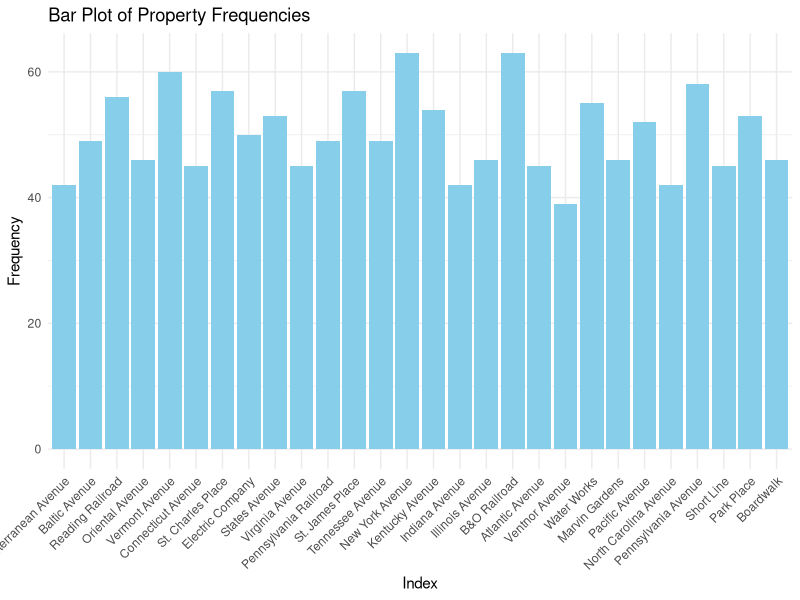
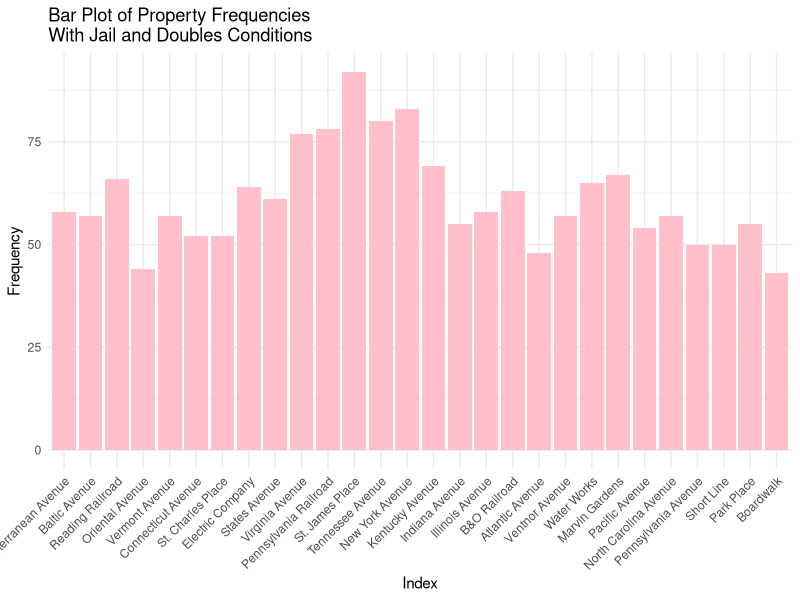
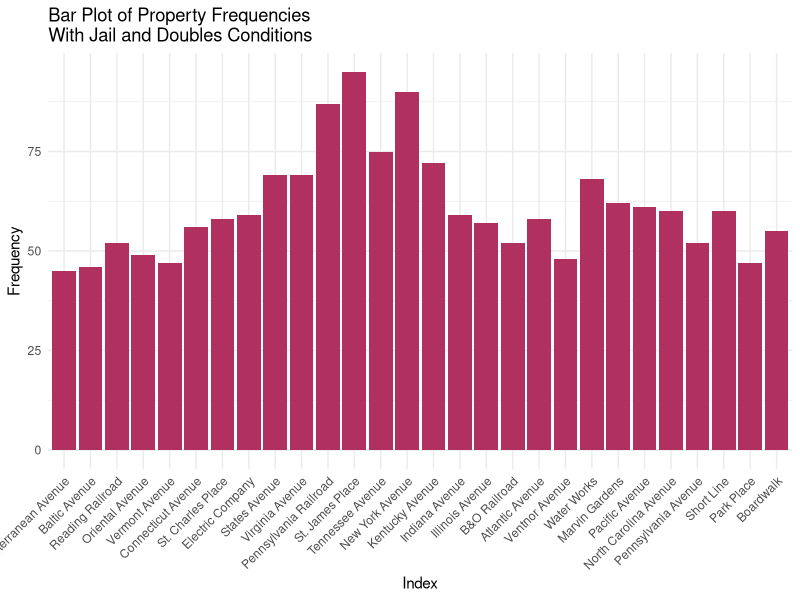

Write R code to recreate these figures, in order.
## ---- chunk 1
knitr::opts_chunk$set(echo = TRUE)
## ---- chunk 2
# Word docx in repository
## ---- chunk 3
dice_1 <- function() {
  sample(1:6, 1)
}

dice_2 <- function() {
  sample(1:6, 1)
}

property_sum_10games <- c(0, 0, 0, 0, 0, 0, 0, 0, 0, 0, 0, 0, 0, 0, 0, 0, 0, 0, 0, 0, 0, 0, 0, 0, 0, 0, 0, 0)

for (game in 1:10) {
  game_board <- c(0, 0, 0, 0, 0, 0, 0, 0, 0, 0, 0, 0, 0, 0, 0, 0, 0, 0, 0, 0, 0, 0, 0, 0, 0, 0, 0, 0, 0, 0, 0, 0, 0, 0, 0, 0, 0, 0, 0, 0)

  players <- list(
    player1 <- 0,
    player2 <- 0,
    player3 <- 0,
    player4 <- 0
  )

  for (i in 1:50) {
    for (j in 1:4) {
      dice_total <- dice_1() + dice_2()
      players[[j]] <- (players[[j]] + dice_total) %% 41
      game_board[players[[j]]] <- game_board[players[[j]]] + 1
    }
  }

  properties <- game_board[c(2, 4, 6, 7, 9, 10, 12, 13, 14, 15, 16, 17, 19, 20, 22, 24, 25, 26, 27, 28, 29, 30, 32, 33, 35, 36, 38, 40)]
  
  property_sum_10games <- property_sum_10games + properties
}  

names(property_sum_10games) <- c("Mediterranean Avenue", "Baltic Avenue", "Reading Railroad", "Oriental Avenue", "Vermont Avenue", "Connecticut Avenue", "St. Charles Place", "Electric Company", "States Avenue", "Virginia Avenue", "Pennsylvania Railroad", "St. James Place", "Tennessee Avenue", "New York Avenue", "Kentucky Avenue", "Indiana Avenue", "Illinois Avenue", "B&O Railroad", "Atlantic Avenue", "Ventnor Avenue", "Water Works", "Marvin Gardens", "Pacific Avenue", "North Carolina Avenue", "Pennsylvania Avenue", "Short Line", "Park Place", "Boardwalk")

library(ggplot2)

prop_freq1 <- data.frame(
  property = factor(names(property_sum_10games), levels = names(property_sum_10games)),
  frequency = property_sum_10games
)

ggplot(prop_freq1, aes(x = property, y = frequency)) +
  geom_bar(stat = "identity", fill = "skyblue") +
  labs(x = "Index", y = "Frequency", title = "Bar Plot of Property Frequencies") +
  theme_minimal() +
  theme(axis.text.x = element_text(angle = 45, hjust = 1))
## ---- chunk 4
property_sum_10games_jail <- c(0, 0, 0, 0, 0, 0, 0, 0, 0, 0, 0, 0, 0, 0, 0, 0, 0, 0, 0, 0, 0, 0, 0, 0, 0, 0, 0, 0)

for (game in 1:10) {
  game_board <- c(0, 0, 0, 0, 0, 0, 0, 0, 0, 0, 0, 0, 0, 0, 0, 0, 0, 0, 0, 0, 0, 0, 0, 0, 0, 0, 0, 0, 0, 0, 0, 0, 0, 0, 0, 0, 0, 0, 0, 0)

  players <- list( # Store players as a list of data frames with their information
    player1 <- data.frame(
      location = 0, # Location on the board (integer)
      double_rolls = 0, # Number of times doubles have been rolled consecutively (integer)
      jail = FALSE, # Is the player in jail? (boolean)
      jail_rolls = 0), # Number of times a player has rolled while in jail (integer)
    player2 <- data.frame(
      location = 0,
      double_rolls = 0,
      jail = FALSE,
      jail_rolls = 0),
    player3 <- data.frame(
      location = 0,
      double_rolls = 0,
      jail = FALSE,
      jail_rolls = 0),
    player4 <- data.frame(
      location = 0,
      double_rolls = 0,
      jail = FALSE,
      jail_rolls = 0)
  )

  for (i in 1:50) { # Each player has 50 turns
    for (j in 1:4) { # Players take turns in order
      if (players[[j]]$jail == TRUE) { # If the player is in jail...
        d1 = dice_1()
        d2 = dice_2()
        jail_rolls <- jail_rolls + 1
        
        if (d1 == d2 || players[[j]]$jail_rolls == 3) { # If the player rolls doubles or has been in jail for 3 turns, then they get out
          jail = FALSE
          players[[j]]$jail_rolls <- 0
          dice_total <- dice_1() + dice_2()
          players[[j]]$location <- (players[[j]]$location + dice_total) %% 41
          game_board[players[[j]]$location] <- game_board[players[[j]]$location] + 1
        }
        
      } else { # If the player is not in jail...
        d1 = dice_1()
        d2 = dice_2()
        dice_total <- dice_1() + dice_2()
        players[[j]]$location <- (players[[j]]$location + dice_total) %% 41
        game_board[players[[j]]$location] <- game_board[players[[j]]$location] + 1
        
        if (players[[j]]$location == 31) { # Player landed on "Go to jail"
          players[[j]]$location <- 11
          jail = TRUE
        } else if (d1 == d2) { # Player rolled doubles on their first roll
          players[[j]]$double_rolls = players[[j]]$double_rolls + 1
        }
        
        while (players[[j]]$double_rolls > 0 & players[[j]]$double_rolls < 3) { # Player rolls again if they got doubles
          d1 = dice_1()
          d2 = dice_2()
          dice_total <- dice_1() + dice_2()
          players[[j]]$location <- (players[[j]]$location + dice_total) %% 41
          game_board[players[[j]]$location] <- game_board[players[[j]]$location] + 1
          
          if (d1 == d2) { # Increment the player's number of consecutive doubles rolls
            players[[j]]$double_rolls = players[[j]]$double_rolls + 1
          }
        }
        
        if (players[[j]]$double_rolls == 3) { # If player rolls double 3 times in a row, then they go to jail
          players[[j]]$location <- 11
          jail = TRUE
        }
      }
    }  
  }    

  properties <- game_board[c(2, 4, 6, 7, 9, 10, 12, 13, 14, 15, 16, 17, 19, 20, 22, 24, 25, 26, 27, 28, 29, 30, 32, 33, 35, 36, 38, 40)]
  
  property_sum_10games_jail <- property_sum_10games_jail + properties
}  

names(property_sum_10games_jail) <- c("Mediterranean Avenue", "Baltic Avenue", "Reading Railroad", "Oriental Avenue", "Vermont Avenue", "Connecticut Avenue", "St. Charles Place", "Electric Company", "States Avenue", "Virginia Avenue", "Pennsylvania Railroad", "St. James Place", "Tennessee Avenue", "New York Avenue", "Kentucky Avenue", "Indiana Avenue", "Illinois Avenue", "B&O Railroad", "Atlantic Avenue", "Ventnor Avenue", "Water Works", "Marvin Gardens", "Pacific Avenue", "North Carolina Avenue", "Pennsylvania Avenue", "Short Line", "Park Place", "Boardwalk")

library(ggplot2)

prop_freq2 <- data.frame(
  property = factor(names(property_sum_10games_jail), levels = names(property_sum_10games_jail)),
  frequency = property_sum_10games_jail
)

ggplot(prop_freq2, aes(x = property, y = frequency)) +
  geom_bar(stat = "identity", fill = "pink") +
  labs(x = "Index", y = "Frequency", title = "Bar Plot of Property Frequencies\nWith Jail and Doubles Conditions") +
  theme_minimal() +
  theme(axis.text.x = element_text(angle = 45, hjust = 1))
## ---- chunk 5
# Chance function
chance <- function() {
  card <- sample(1:16, 1)
  if (card == 1) {
    players[[j]]$location <- 40 # Advance to Boardwalk
  } else if (card == 2) {
    players[[j]]$location <- 1 # Advance to Go
  } else if (card == 3) {
    players[[j]]$location <- 25 # Advance to Illinois Ave
  } else if (card == 4) {
    players[[j]]$location <- 12 # Advance to St. Charles Place
  } else if (card == 5 || card == 6) { # Advance to the nearest railroad
    if (players[[j]]$location == 37) {
      players[[j]]$location <- 6 # Advance to Reading Railroad
    } else if (players[[j]]$location == 8) {
      players[[j]]$location <- 16 # Advance to Pennsylvania Railroad
    } else if (players[[j]]$location == 23) {
      players[[j]]$location <- 26 # Advance to B&O Railroad
    } # Short Line doesn't apply here
  } else if (card == 7) { # Advance to the nearest utility
    if (players[[j]]$location == 8 || players[[j]]$location == 37) {
      players[[j]]$location <- 13 # Advance to Electric Company
    } else if (players[[j]]$location == 23) {
      players[[j]]$location <- 29 # Advance to Water Works
    }
  } else if (card == 8) {
    players[[j]]$location <- players[[j]]$location - 3 # Move backwards 3 places
  } else if (card == 9) {
    players[[j]]$location <- 11 # Go to jail
    players[[j]]$jail == TRUE
  } else if (card == 10) {
    players[[j]]$location <- 6 # Advance to Reading Railroad
  } 
 }

# Simulation with the chance function and jail conditions
property_sum_10games_chance <- c(0, 0, 0, 0, 0, 0, 0, 0, 0, 0, 0, 0, 0, 0, 0, 0, 0, 0, 0, 0, 0, 0, 0, 0, 0, 0, 0, 0)

for (game in 1:10) {
  game_board <- c(0, 0, 0, 0, 0, 0, 0, 0, 0, 0, 0, 0, 0, 0, 0, 0, 0, 0, 0, 0, 0, 0, 0, 0, 0, 0, 0, 0, 0, 0, 0, 0, 0, 0, 0, 0, 0, 0, 0, 0)

  players <- list(
    player1 <- data.frame(
      location = 0,
      double_rolls = 0,
      jail = FALSE,
      jail_rolls = 0),
    player2 <- data.frame(
      location = 0,
      double_rolls = 0,
      jail = FALSE,
      jail_rolls = 0),
    player3 <- data.frame(
      location = 0,
      double_rolls = 0,
      jail = FALSE,
      jail_rolls = 0),
    player4 <- data.frame(
      location = 0,
      double_rolls = 0,
      jail = FALSE,
      jail_rolls = 0)
  )

  for (i in 1:50) {
    for (j in 1:4) {
      if (players[[j]]$jail == TRUE) {
        d1 = dice_1()
        d2 = dice_2()
        jail_rolls <- jail_rolls + 1
        
        if (d1 == d2 || players[[j]]$jail_rolls == 3) {
          jail = FALSE
          players[[j]]$jail_rolls <- 0
          dice_total <- dice_1() + dice_2()
          players[[j]]$location <- (players[[j]]$location + dice_total) %% 41
          if (players[[j]]$location == 8 || players[[j]]$location == 23 || players[[j]]$location == 37) {
            game_board[players[[j]]$location] <- game_board[players[[j]]$location] + 1
            chance()
          }
          game_board[players[[j]]$location] <- game_board[players[[j]]$location] + 1
        }
        
      } else {
        d1 = dice_1()
        d2 = dice_2()
        dice_total <- dice_1() + dice_2()
        players[[j]]$location <- (players[[j]]$location + dice_total) %% 41
        if (players[[j]]$location == 8 || players[[j]]$location == 23 || players[[j]]$location == 37) {
            game_board[players[[j]]$location] <- game_board[players[[j]]$location] + 1
            chance()
          }
        game_board[players[[j]]$location] <- game_board[players[[j]]$location] + 1
        
        if (players[[j]]$location == 31) {
          players[[j]]$location <- 11
          jail = TRUE
        } else if (d1 == d2) {
          players[[j]]$double_rolls = players[[j]]$double_rolls + 1
        }
        
        while (players[[j]]$double_rolls > 0 & players[[j]]$double_rolls < 3) {
          d1 = dice_1()
          d2 = dice_2()
          dice_total <- dice_1() + dice_2()
          players[[j]]$location <- (players[[j]]$location + dice_total) %% 41
          if (players[[j]]$location == 8 || players[[j]]$location == 23 || players[[j]]$location == 37) {
            game_board[players[[j]]$location] <- game_board[players[[j]]$location] + 1
            chance()
          }
          game_board[players[[j]]$location] <- game_board[players[[j]]$location] + 1
          
          if (d1 == d2) {
            players[[j]]$double_rolls = players[[j]]$double_rolls + 1
          }
        }
        
        if (players[[j]]$double_rolls == 3) {
          players[[j]]$location <- 11
          jail = TRUE
        }
      }
    }  
  }    

  properties <- game_board[c(2, 4, 6, 7, 9, 10, 12, 13, 14, 15, 16, 17, 19, 20, 22, 24, 25, 26, 27, 28, 29, 30, 32, 33, 35, 36, 38, 40)]
  
  property_sum_10games_chance <- property_sum_10games_chance + properties
}  

names(property_sum_10games_chance) <- c("Mediterranean Avenue", "Baltic Avenue", "Reading Railroad", "Oriental Avenue", "Vermont Avenue", "Connecticut Avenue", "St. Charles Place", "Electric Company", "States Avenue", "Virginia Avenue", "Pennsylvania Railroad", "St. James Place", "Tennessee Avenue", "New York Avenue", "Kentucky Avenue", "Indiana Avenue", "Illinois Avenue", "B&O Railroad", "Atlantic Avenue", "Ventnor Avenue", "Water Works", "Marvin Gardens", "Pacific Avenue", "North Carolina Avenue", "Pennsylvania Avenue", "Short Line", "Park Place", "Boardwalk")

# Plot
library(ggplot2)

prop_freq2 <- data.frame(
  property = factor(names(property_sum_10games_chance), levels = names(property_sum_10games_chance)),
  frequency = property_sum_10games_chance
)

ggplot(prop_freq2, aes(x = property, y = frequency)) +
  geom_bar(stat = "identity", fill = "maroon") +
  labs(x = "Index", y = "Frequency", title = "Bar Plot of Property Frequencies\nWith Jail and Doubles Conditions") +
  theme_minimal() +
  theme(axis.text.x = element_text(angle = 45, hjust = 1))
## ---- chunk 6
# Simulation with the Chance function
chance <- function() {
  card <- sample(1:16, 1)
  old_location <- players[[j]]$location
  new_location <- players[[j]]$location
   if (card == 1) {
    players[[j]]$location <- 40 # Advance to Boardwalk
    new_location <- players[[j]]$location
  } else if (card == 2) {
    players[[j]]$location <- 1 # Advance to Go
    new_location <- players[[j]]$location
  } else if (card == 3) {
    players[[j]]$location <- 25 # Advance to Illinois Ave
    new_location <- players[[j]]$location
  } else if (card == 4) {
    players[[j]]$location <- 12 # Advance to St. Charles Place
    new_location <- players[[j]]$location
  } else if (card == 5 || card == 6) { # Advance to the nearest railroad
    if (players[[j]]$location == 37) {
      players[[j]]$location <- 6 # Advance to Reading Railroad
      new_location <- players[[j]]$location
    } else if (players[[j]]$location == 8) {
      players[[j]]$location <- 16 # Advance to Pennsylvania Railroad
      new_location <- players[[j]]$location
    } else if (players[[j]]$location == 23) {
      players[[j]]$location <- 26 # Advance to B&O Railroad
      new_location <- players[[j]]$location
    } 
  } else if (card == 7) { # Advance to the nearest utility
    if (players[[j]]$location == 8 || players[[j]]$location == 37) {
      players[[j]]$location <- 13 # Advance to Electric Company
      new_location <- players[[j]]$location
    } else if (players[[j]]$location == 23) {
      players[[j]]$location <- 29 # Advance to Water Works
      new_location <- players[[j]]$location
    }
  } else if (card == 8) {
    players[[j]]$location <- players[[j]]$location - 3 # Move backwards 3 places
    new_location <- players[[j]]$location
  } else if (card == 9) {
    players[[j]]$location <- 11 # Go to jail
    players[[j]]$jail == TRUE
    new_location <- players[[j]]$location
  } else if (card == 10) {
    players[[j]]$location <- 6 # Advance to Reading Railroad
    new_location <- players[[j]]$location
  } 

  if (new_location < old_location && card %in% c(3,4,10)) {
    players[[j]]$money <- players[[j]]$money + 200 # Passing Go for cards 3, 4, and 10
  }
  
    else if (card == 11) {
      players[[j]]$money <- players[[j]]$money + 50 # Bank pays you $50
    }
    else if (card == 12) {
      players[[j]]$get_out_of_jail_free == TRUE # Get out of jail free card
    }
    else if (card == 13) {
      players[[j]]$money <- players[[j]]$money - 15 # Speeding fine $15
      free_parking_fund <- free_parking_fund + 15
    }
    else if (card == 14) {
      players[[j]]$money <- players[[j]]$money - 50 * (length(players) - 1)
        for (k in 1:length(players)) {
          if (k != j) {
            players[[k]]$money <- players[[k]]$money + 50 # Elected Chairman of the Board; pay each player $50
          }
        }
    }
    else if (card == 15) {
      players[[j]]$money <- players[[j]]$money + 150 # Building loan matures; collect $150
      
      # Card 16 is paying for houses and hotels -- doesn't apply here
    }
}

# Community Chest Cards Function
chest_positions <- c(3, 18, 34)
chest <- function() {
  chest_card <- sample(1:15, 1)
  if (players[[j]]$location %in% chest_positions) {
    if (chest_card == 1) {
      players[[j]]$location <- 1 # Advance to Go (Collect $200)
      players[[j]]$money <- players[[j]]$money + 200
    } else if (chest_card == 2) {
      players[[j]]$money <- players[[j]]$money + 200 # Bank error in your favor. Collect $200
    } else if (chest_card == 3) {
      players[[j]]$money <- players[[j]]$money - 50 # Doctor’s fee. Pay $50
      free_parking_fund <- free_parking_fund + 50
    } else if (chest_card == 4) {
      players[[j]]$money <- players[[j]]$money + 50 # From sale of stock you get $50
    } else if (chest_card == 5) {
      players[[j]]$get_out_of_jail_free == TRUE # Get Out of Jail Free
    } else if (chest_card == 6) {
      players[[j]]$jail == TRUE # Go to Jail. Go directly to jail, do not pass Go, do not collect $200
    } else if (chest_card == 7) {
      players[[j]]$money <- players[[j]]$money + 100 # Holiday fund matures. Receive $100
    } else if (chest_card == 8) {
      players[[j]]$money <- players[[j]]$money + 20 # Income tax refund. Collect $20
    } else if (chest_card == 9) {
      players[[j]]$money <- players[[j]]$money + 10 * (length(players) - 1) # It is your birthday. Collect $10 from every player
        for (k in 1:length(players)) {
          if (k != j) {
            players[[k]]$money <- players[[k]]$money - 10
        }
      }
    } else if (chest_card == 10) {
      players[[j]]$money <- players[[j]]$money + 100 # Life insurance matures. Collect $100
    } else if (chest_card == 11) {
      players[[j]]$money <- players[[j]]$money - 100 # Pay hospital fees of $100
      free_parking_fund <- free_parking_fund + 100
    } else if (chest_card == 12) {
      players[[j]]$money <- players[[j]]$money - 50 # Pay school fees of $50
      free_parking_fund <- free_parking_fund + 50
    } else if (chest_card == 13) {
      players[[j]]$money <- players[[j]]$money - 25 # Receive $25 consultancy fee
      free_parking_fund <- free_parking_fund + 25
    } else if (chest_card == 14) {
      players[[j]]$money <- players[[j]]$money + 10 # You have won second prize in a beauty contest. Collect $10
    } else if (chest_card == 15) {
      players[[j]]$money <- players[[j]]$money + 100 # You inherit $100
    }
      # Card 16 is paying for houses and hotels -- doesn't apply here
  }
}

free_parking_fund <- 0

free_parking <- function(){
  if (players[[j]]$location == 20) {  # Free Parking position
  players[[j]]$money <- players[[j]]$money + free_parking_pool
  free_parking_pool <- 0  # Reset the pool
  }
}
